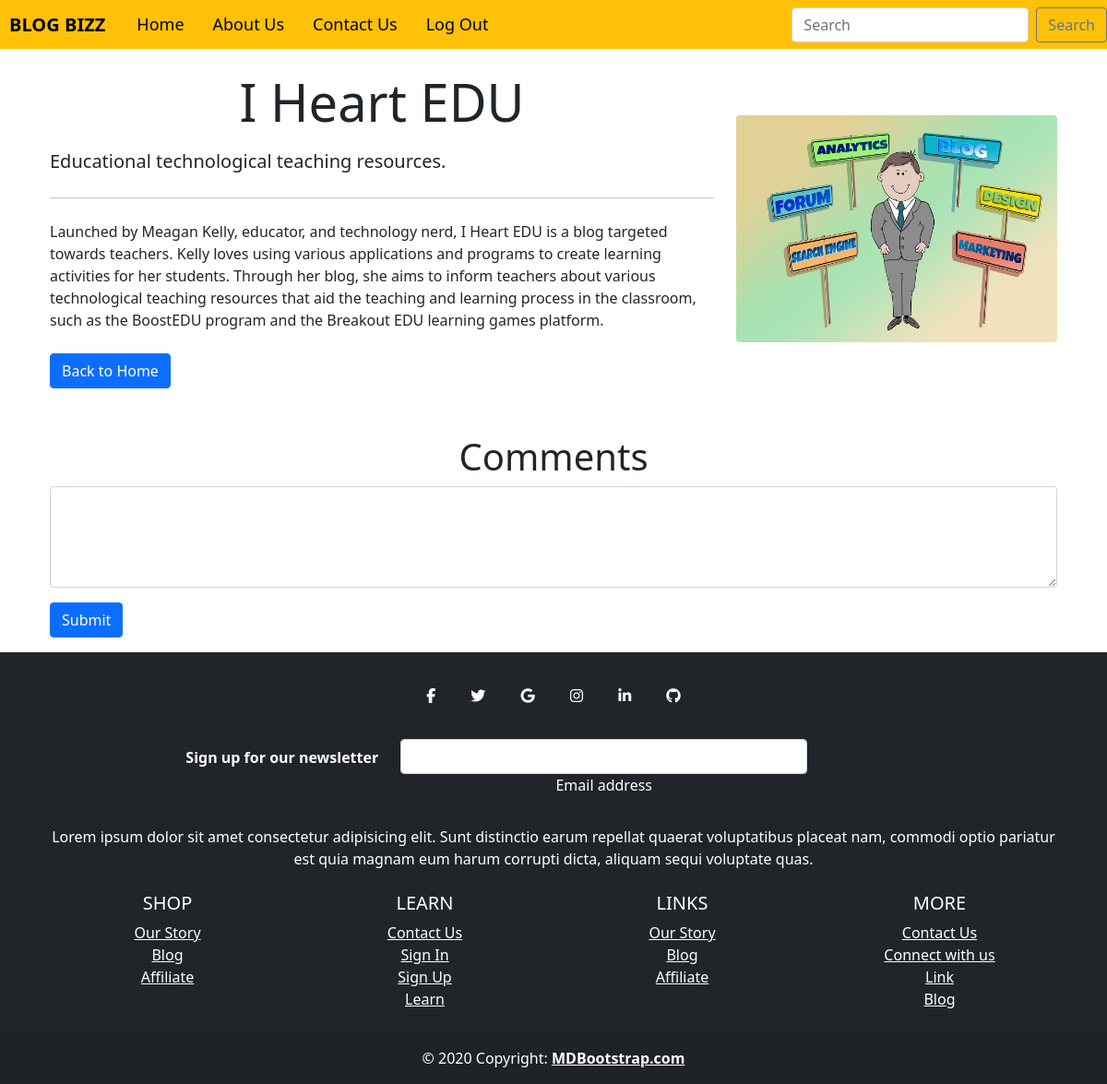
The page /blogcontent/5 on the database its author committed.
### blog_app/models.py (models this page shows, shortened)
class Blog(models.Model):
    name=models.CharField(max_length=100,default="")
    title=models.CharField(max_length=100,default="")
    short_desc=models.CharField(max_length=100,default="")
    content=models.TextField()
    thumbnail=models.ImageField(upload_to="blogimages")
    created_at=models.TimeField(auto_now_add=True)

### blog_app/views.py (the view)
# urls.py: path('blogcontent/<int:id>',views.blogcontent,name="blogcontent"),
def blogcontent(request,id):
    blog=get_object_or_404(Blog,id=id)
    comment=Comment.objects.filter(blog=blog).order_by("-id")
    reply=Reply.objects.filter(commentParent__blog=blog)
    return render(request,"blogcontent.html",{'blog':blog,'comment':comment,'reply':reply})

### templates/blogcontent.html (shortened to what this page needs)
{%  extends "base.html" %}
{% block content %}
<head>
  <link rel="stylesheet" href="https://cdn.jsdelivr.net/npm/bootstrap@5.1.3/dist/css/bootstrap.min.css">
</head>
<div class="container mt-4 mb-4">
    <div class="row">
        <div class="col-md-8">
            <h1 class="display-4 mb-3">{{blog.title}}</h1>
            <p class="lead mb-2">{{blog.short_desc}}</p>
            <hr class="my-4">
            <p class="mb-4">{{blog.content}}</p>
            <a class="btn btn-primary" href="/home/">Back to Home</a>
        </div>
        <div class="col-md-4 mt-5">
            <img src="{{blog.thumbnail.url}}" alt="{{blog.title}}" class="img-fluid rounded float-md-right">
        </div>
    </div>
</div>
<section>
  <h1 style="margin-top: 50px;">Comments</h1>
    <div class="container">
      <form action="{% url 'comment' %}" method="post">{% csrf_token %}
        <div class="mb-3">
          <textarea class="form-control" name="comment" id="exampleFormControlTextarea1" rows="4" style="width: 100%;" required></textarea>
        </div>
        <div class="mb-3">
          <button class="btn btn-primary">Submit</button>
        </div>
      </form>
</section>
{% endblock %}

### templates/base.html (style rules this page uses)
h1 { text-align: center; margin-top : 48px; }

### rows shown on the page
Blog: title "I Heart EDU", short_desc "Educational technological teaching resources.", content "Launched by Meagan Kelly, educator, and technology nerd, I Heart EDU is a blog targeted towards teachers. Kelly loves using various applications and programs to create learning activities for her students. Through her blog, she aims to inform teachers about various technological teaching resources that aid the teaching and learning process in the classroom, such as the BoostEDU program and the Breakout EDU learning games platform.", thumbnail (picture)
